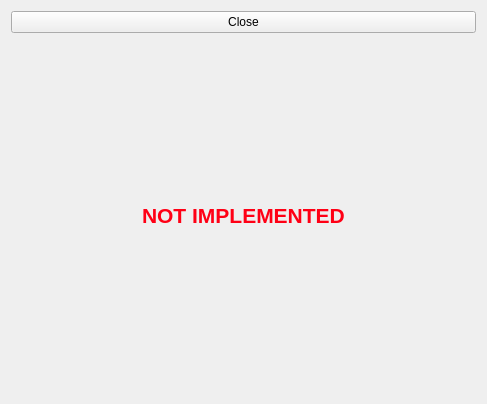
<?xml version="1.0" encoding="UTF-8"?>
<ui version="4.0">
 <class>TaskPanel</class>
 <widget class="QWidget" name="TaskPanel">
  <property name="geometry">
   <rect>
    <x>0</x>
    <y>0</y>
    <width>487</width>
    <height>404</height>
   </rect>
  </property>
  <property name="windowTitle">
   <string>Transversal areas curve</string>
  </property>
  <layout class="QGridLayout" name="gridLayout">
   <item row="0" column="0">
    <widget class="QPushButton" name="pushButton">
     <property name="text">
      <string>Close</string>
     </property>
    </widget>
   </item>
   <item row="1" column="0" alignment="Qt::AlignHCenter|Qt::AlignVCenter">
    <widget class="QLabel" name="label">
     <property name="text">
      <string>&lt;html&gt;&lt;head/&gt;&lt;body&gt;&lt;p&gt;&lt;span style=&quot; font-size:16pt; font-weight:600; color:#ff0015;&quot;&gt;NOT IMPLEMENTED&lt;/span&gt;&lt;/p&gt;&lt;/body&gt;&lt;/html&gt;</string>
     </property>
    </widget>
   </item>
  </layout>
 </widget>
 <resources/>
 <connections/>
</ui>
